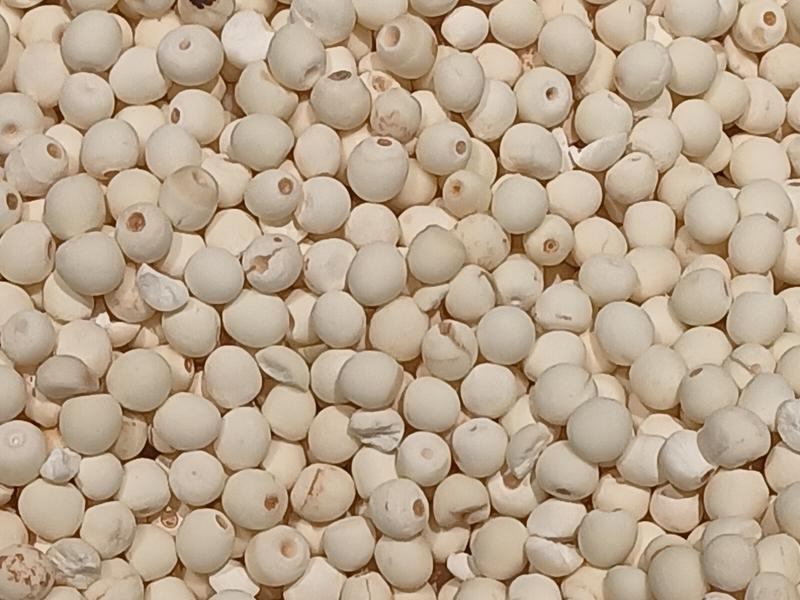
#> input picture scripts/test_55_sutta_A.jpg, 800 x 600 px, given in place of Jute_Bags.jpg, which was not available
$ python prepare_bulk_assets.py
#> lines starting #> are read from the running program, lines starting #| are printed output that depends on the picture; pictures that were not available may be replaced by others from this repository, and a replacement may not be noted
import os
import urllib.request
from PIL import Image, ImageDraw, ImageFilter, ImageEnhance

OUTPUT_DIR = os.path.join(os.path.dirname(__file__), '../public/images/bulk')
os.makedirs(OUTPUT_DIR, exist_ok=True)

USER_AGENT = 'NyutaEliteBot/1.0 (contact: info@nyutaelite.com)'

def download_and_save(url, base_name, max_width=1200, max_height=900, crop_aspect=None):
#> called with base_name = 'wholesale-storage-sacks', max_width = 1200, max_height = 800, crop_aspect = (3, 2)
    webp_path = os.path.join(OUTPUT_DIR, f"{base_name}.webp")
    jpg_path = os.path.join(OUTPUT_DIR, f"{base_name}.jpg")

    temp_path = os.path.join(OUTPUT_DIR, f"temp_{base_name}.jpg")
    req = urllib.request.Request(url, headers={'User-Agent': USER_AGENT})
    with urllib.request.urlopen(req, timeout=25) as resp:
        with open(temp_path, 'wb') as f:
            f.write(resp.read())

    img = Image.open(temp_path)
#> img is the input picture: PIL image 800x600 RGB; mean R, G, B 186.2, 166.4, 143.5
    if img.mode != 'RGB':
        img = img.convert('RGB')

    if crop_aspect:
        target_w_ratio, target_h_ratio = crop_aspect
        current_ratio = img.width / img.height
#> current_ratio = 1.33
        target_ratio = target_w_ratio / target_h_ratio
        if current_ratio > target_ratio:
            new_w = int(img.height * target_ratio)
            left = (img.width - new_w) // 2
            img = img.crop((left, 0, left + new_w, img.height))
        else:
            new_h = int(img.width / target_ratio)
#> new_h = 533
            top = (img.height - new_h) // 2
#> top = 33
            img = img.crop((0, top, img.width, top + new_h))
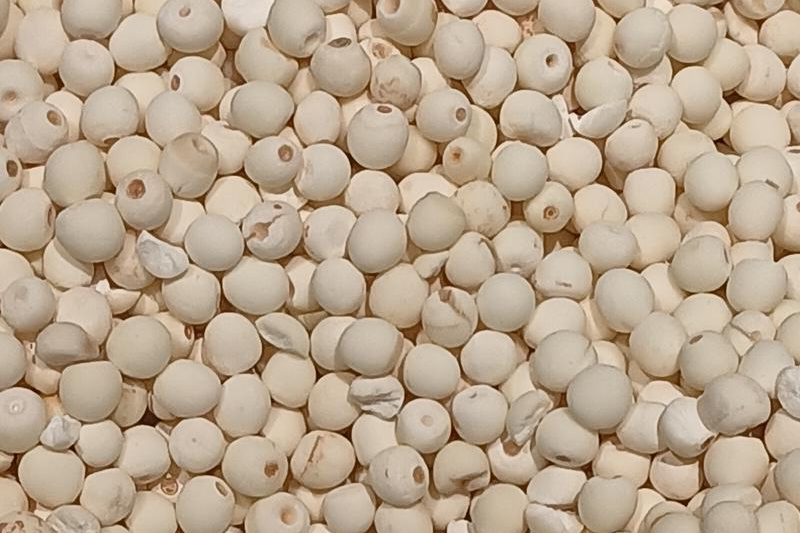
#> img: PIL image 800x533 RGB; mean R, G, B 186.4, 166.7, 143.9

    img.thumbnail((max_width, max_height), Image.Resampling.LANCZOS)
    img.save(webp_path, 'WEBP', quality=88)
    img.save(jpg_path, 'JPEG', quality=88)

    if os.path.exists(temp_path):
        os.remove(temp_path)

    print(f"Created {base_name}: {img.size} ({os.path.getsize(webp_path)/1024:.1f} KB WebP, {os.path.getsize(jpg_path)/1024:.1f} KB JPG)")
#| Created wholesale-storage-sacks: (800, 533) (70.8 KB WebP, 96.6 KB JPG)

print("1. Downloading wholesale sacks and spiced bulk makhana from Wikimedia Commons...")
# Jute Bags (CC BY-SA 4.0 by Ei'eke)
jute_url = "https://upload.wikimedia.org/wikipedia/commons/2/2c/Jute_Bags.jpg"
download_and_save(jute_url, "wholesale-storage-sacks", 1200, 800, (3, 2))

# Roasted Spiced Makhana (CC BY-SA 4.0 by FacetsOfNonStickPans)
spiced_url = "https://upload.wikimedia.org/wikipedia/commons/1/12/Makhana_%28Foxnut%29_roasted_with_masala_and_ghee.jpg"
download_and_save(spiced_url, "wholesale-roasted-spiced", 1000, 750, (4, 3))
#> call 2 of download_and_save, with base_name = 'wholesale-roasted-spiced', max_width = 1000, max_height = 750, crop_aspect = (4, 3)
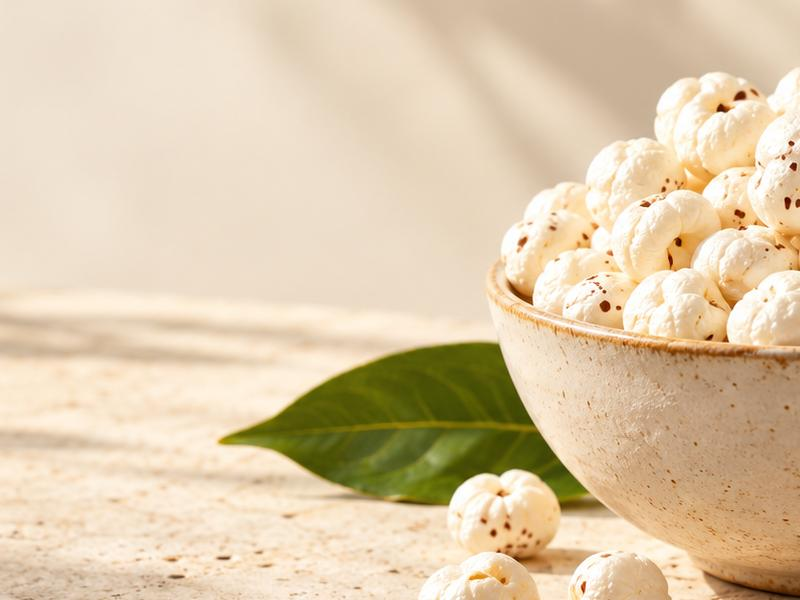
#> input picture scripts/test_55_sutta_B.jpg, 800 x 600 px, given in place of Makhana_%28Foxnut%29_roasted_with_masala_and_ghee.jpg, which was not available
#> in download_and_save, img is the input picture: PIL image 800x600 RGB; mean R, G, B 222.7, 202.8, 172.1
#| Created wholesale-roasted-spiced: (800, 600) (38.4 KB WebP, 54.6 KB JPG)

print("\n2. Generating Grade Macro Visuals for 4 Sutta, 5 Sutta, 5.5 Sutta, 6 Sutta...")
# Let's open existing high-res macros and create 4 distinct 800x600 grade visuals
macro_src = Image.open(os.path.join(os.path.dirname(__file__), '../src/assets/images/brand/makhana-macro.png'))
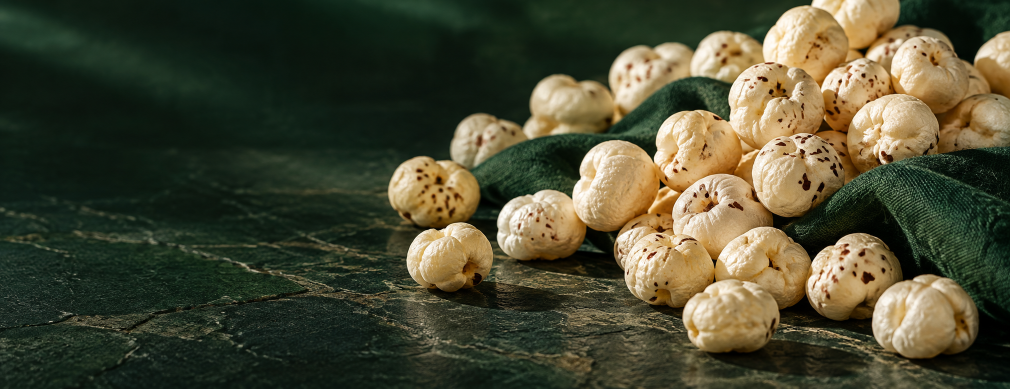
#> input picture src/assets/images/brand/makhana-macro.png, 2020 x 778 px (shown at 1/2 size)
#> macro_src is the input picture: PIL image 2020x778 RGB; mean R, G, B 73.5, 73.1, 50.3
jumbo_src = Image.open(os.path.join(os.path.dirname(__file__), '../public/images/quality/premium-jumbo-makhana.webp'))
#> (the run stopped early here; a loop or call above may not have finished)
